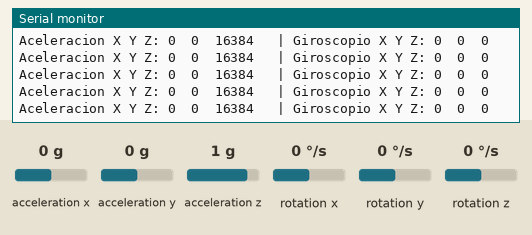
The sketch below on a simulated ESP32. Shown: the last lines printed to the serial monitor. The inputs (shaded band) are chosen by the test bench; at power-on: acceleration x 0 g, acceleration y 0 g, rotation x 0 °/s, acceleration z 1 g, rotation y 0 °/s, rotation z 0 °/s.

Above: at 1.2 s.
1.3 s: acceleration x set to -1.4 g
At 1.61 s:
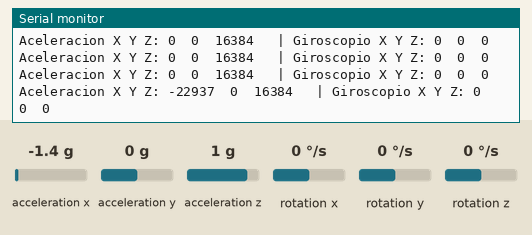
2.8 s: acceleration y set to -1.4 g
At 2.84 s:
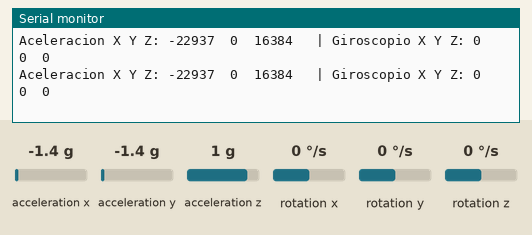
4.3 s: rotation x set to -192 °/s
At 4.49 s:
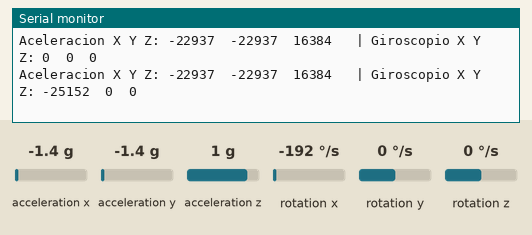
7.3 s: acceleration z set to -1.4 g
At 7.46 s:
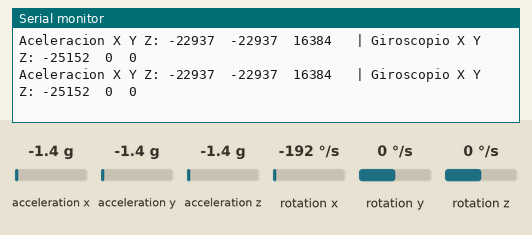
8.8 s: rotation y set to -192 °/s
At 8.95 s:
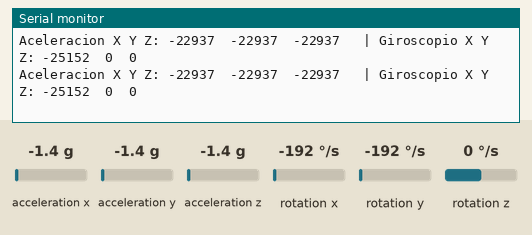

The sketch:

prueba_mpu6050_wifi.ino
```cpp
#include "I2Cdev.h"
#include "MPU6050.h"
#include "Wire.h"

MPU6050 mpu;

// Variables para almacenar las lecturas brutas
int16_t ax, ay, az;
int16_t gx, gy, gz;

void setup() {
  Serial.begin(9600);
  Wire.begin(44,1);

  // Inicializar sensor
  mpu.initialize();

  // Verificar conexión
  if (mpu.testConnection()) {
    Serial.println("MPU6050 conectado correctamente");
  } else {
    Serial.println("Error al conectar MPU6050");
  }
}

void loop() {
  // Leer acelerómetro y giroscopio de una sola vez
  mpu.getMotion6(&ax, &ay, &az, &gx, &gy, &gz);

  // Mostrar datos en el Monitor Serie
  Serial.print("Aceleracion X Y Z: ");
  Serial.print(ax); Serial.print("\t");
  Serial.print(ay); Serial.print("\t");
  Serial.print(az); Serial.print("\t | ");

  Serial.print("Giroscopio X Y Z: ");
  Serial.print(gx); Serial.print("\t");
  Serial.print(gy); Serial.print("\t");
  Serial.println(gz);

  delay(200);
}
```

Measured:
- after the input at 1.3 s, the serial monitor: prints a new line after 0.15 s (image 1)
- after the input at 4.3 s, the serial monitor: prints a new line at once (image 3)
